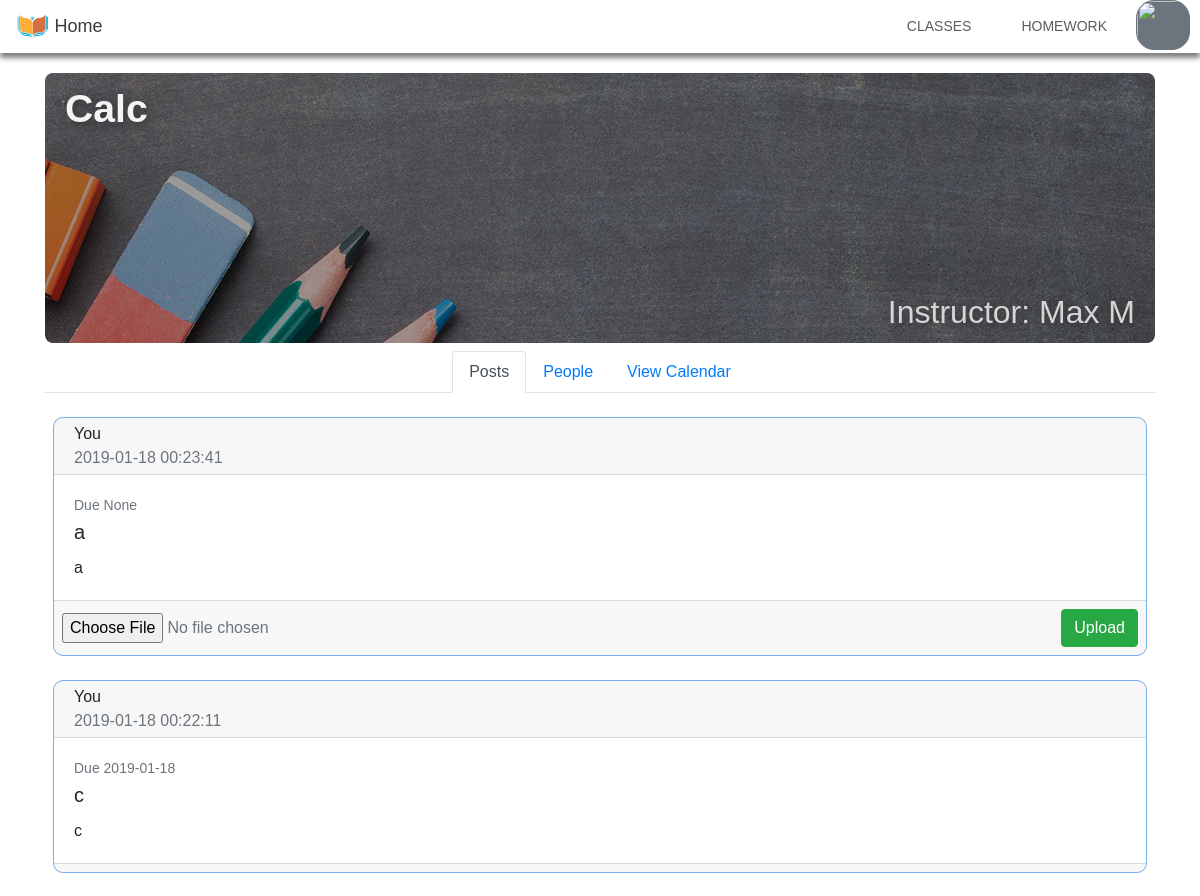
Before: /class/2 (signed in, upper part) with the older database file.
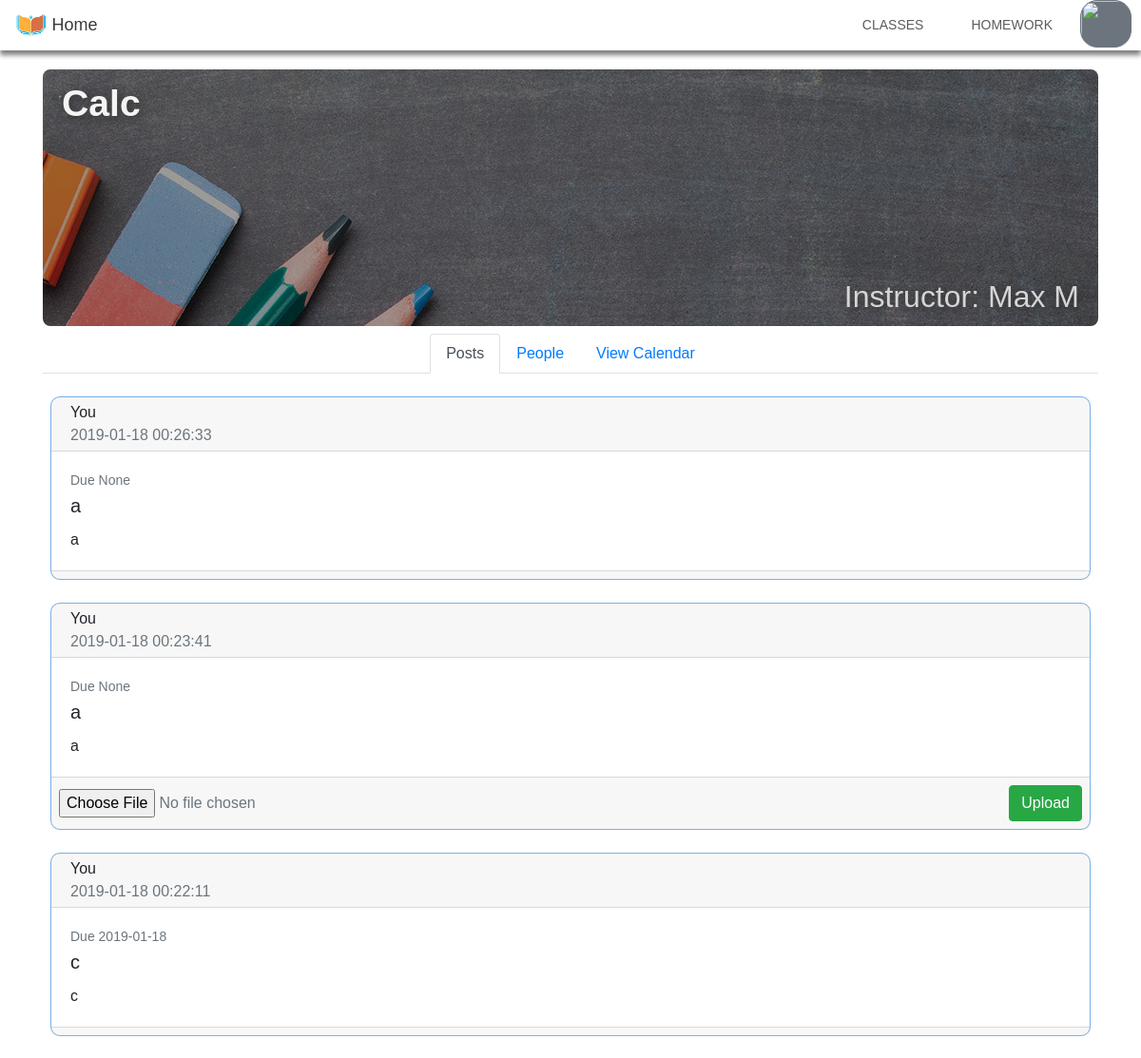
After: the same page with the newer database file.
### tables this page shows
CREATE TABLE posts(postID INTEGER PRIMARY KEY, classID INTEGER, submission DATETIME, duedate DATETIME, postBody TEXT, submittable INTEGER, event TEXT, postTitle TEXT);

### app.py (the view)
@app.route('/class/<classid>')
def classpage(classid):
	if 'userid' not in flask.session:
		return flask.redirect('/')
	if db.isTeacher(flask.session['userid'], classid):
		emails = db.getUnAdded(classid)
		if emails != None:
			for i in emails:
				print(i[0])
				rule = {
				'scope': {
					'type': 'user',
					'value': i[0],
				},
				'role': 'reader'
				}
				calID = db.getCalendarID(classid)
				credentials = google.oauth2.credentials.Credentials(
				**flask.session['credentials'])
				service = googleapiclient.discovery.build(
				API_SERVICE_NAME, API_VERSION, credentials=credentials)
				created_rule = service.acl().insert(calendarId=calID, body=rule).execute()
	else:
		print("not a teacher")
	calID = db.getCalendarID(classid)
	classInfo = db.getClassInfo(classid)
	classRoster = db.getRoster(classid)
	isTeacher = (db.getTeacher(classid) == flask.session["userid"])
	posts = db.getPosts(classid)
	return flask.render_template("class.html", className = classInfo[0],
		teacherName = db.getUserName(classInfo[1]), inviteCode = classInfo[2],
		weights = classInfo[3], classRoster = classRoster, getName = db.getUserName,
		isTeacher = isTeacher, classID = classid, posts = posts[::-1],
		getPostFiles = db.getPostFiles, desc = classInfo[4], calendarID = calID)

### util/dbtools.py (called while the page is built)
def getClassInfo(classID):
    db,c = getDBCursor()
    output = [None, None, None, None, None]
    for i in c.execute("SELECT className, userID, invite, desc FROM classes WHERE classID = ?", (classID,)):
        for j in range(3):
            output[j] = i[j]
        output[4] = i[3]
        weightList = []
        for j in c.execute("SELECT weightName, weightValue FROM weights WHERE classID = ?", (classID,)):
            weightInfo = [None, None] #[weightName, weightValue]
            for k in range(2):
                weightInfo[k] = j[k]
            weightList.append(weightInfo)
        output[3] = weightList
    closeDB(db)
    return output #Will be a list of None if no class of the classID inputted is found

def getTeacher(classID):
    db,c = getDBCursor()
    output = None
    for i in c.execute("SELECT userID FROM classes WHERE classID = ?", (classID,)):
        output = i[0]
    closeDB(db)
    return output

def getUserName(userID):
    db,c = getDBCursor()
    name = None
    for i in c.execute("SELECT name FROM users WHERE userID = ?", (userID,)):
        name = i[0]
    closeDB(db)
    return name

def closeDB(db):
    db.commit()
    db.close()

### templates/class.html (shortened to what the changed rows need)
{% extends "base.html"%}
{%block content%}
<div class="container">
			{% set msgs = get_flashed_messages() %}
	<div class="d-flex flex-wrap class-head mt-4 justify-content-between mt-5">
		<div class="p-1 mr-auto">
			<h2 id="navHeader3" class="ml-3 mt-2"><b>{{ className }}</b></h2>
		</div>
	</div>
	<div class="tab-content" id="myTabContent">
		<div class="tab-pane fade show active" id="posts" role="tabpanel" aria-labelledby="post-tab">
			{% if isTeacher %}
			{% if posts|length == 0 %}
			<div class="row mt-4">
				<div class="col mt-3 mr-4 ml-4">
					<p style="color: red;">You have no posts, go make one!</p>
				</div>
			</div>
			{% endif %}
			{% for i in posts %}
			<div class="row mt-4 mr-2 ml-2">
				<div class="col pl-0 pr-0">
					<div class="card cardOut">
						<div class="card-header pt-1 pb-1 pl-2 pr-2">
							<div class="d-flex flex-wrap-reverse">
								<div class="p-1 mr-1 order-1">
									<img id="dropMenu2" src="https://api.adorable.io/avatars/48/{{ session['email'] }}" alt="">
								</div>
								<div class="d-flex flex-column justify-content-between order-2">
									<div class="fam mt-auto">You</div>
									<div class="text-secondary mb-auto">{{ i[2] }}</div>
								</div>
							</div>
						</div>
						<div class="card-body">
							<p class="card-title text-secondary mb-1" style="font-size: 14px;">Due {{ i[3] }}</p>
							<h5 class="card-title">{{i[7]}}</h5>
							<p class="card-text">{{ i[4] | safe }}</p>
						</div>
						<div class="card-footer text-muted p-1">
							<div class="d-flex flex-wrap justify-content-between align-content-top">
								{% if i[5] == 1 and not isTeacher %}
								<div class="p-1">
									<form action="/submitFile" method="POST" enctype="multipart/form-data" class="form-group m-0">
										<input type="hidden" name="postID" value="{{i[0]}}">
										<input type="file" name="file">
										{% elif i[5] == 1 %}
										<div class="p-1">
											<div class="dropdown">
												<button onclick="show({{ i[0] }})" class="btn btn-primary dropdown-toggle" type="submit" id="dropdownMenuButton" data-toggle="dropdown" aria-haspopup="true" aria-expanded="false" value="Upload">
													View Submissions
												</button>
												<div class="dropdown-menu" aria-labelledby="dropdownMenuButton">
													{% set uploads = getPostFiles(i[0]) %}
													{% if uploads|length == 0 %}
													<a class="dropdown-item disabled">No submissions yet</a>
													{% else %}
													{% for i in uploads %}
													<a class="dropdown-item" href="/viewFile/{{ i[0] }}" target="_blank"><b>{{ getName(i[1]) }}</b>: {{ i[2] }}</a>
													{% endfor %}
													{% endif %}
												</div>
											</div>
										</div>
										{% endif %}
										{% if isTeacher %}
										{% set url = "/deletepost/" + i[0]|string %}
										<div class="p-1">
											<a href="{{ url }}">
												<button class="btn btn-danger">Delete Post</button>
											</a>
										</div>
										{% else %}
									</form>
								</div>
								{% endif %}
							</div>
						</div>
					</div>
				</div>
			</div>
			{% endfor %}
			<br>
			{% else %}
			{% for i in posts %}
			<div class="row mt-4 mr-2 ml-2">
				<div class="col pl-0 pr-0">
					<div class="card cardOut">
						<div class="card-header pt-1 pb-1 pl-2 pr-2">
							<div class="d-flex flex-wrap-reverse">
								<div class="p-1 mr-1 order-1">
								</div>
								<div class="d-flex flex-column justify-content-between order-2">
									<div class="fam mt-auto">You</div>
									<div class="text-secondary mb-auto">{{ i[2] }}</div>
								</div>
							</div>
						</div>
						<div class="card-body">
							<p class="card-title text-secondary mb-1" style="font-size: 14px;">Due {{ i[3] }}</p>
							<h5 class="card-title">{{i[7]}}</h5>
							<p class="card-text">{{ i[4] | safe }}</p>
						</div>
						<div class="card-footer text-muted p-1">
							<div class="d-flex justify-content-between flex-wrap">
								{% if i[5] == 1 and not isTeacher %}
								<div class="p-1 mt-auto mb-auto">
									<form action="/submitFile" method="POST" enctype="multipart/form-data" class="form-group m-0">
										<input type="file" name="file">
									</div>
									<div class="p-1">
										<button class="btn btn-success" type="submit" value="Upload">Upload</button>
									</div>
									{% elif i[5] == 1 %}
									<div class="p-1">
										<button onclick="show({{ i[0] }})"class="btn btn-primary" type="submit" value="Upload">View Submissions</button>
									</div>
									{% endif %}
							</div>
						</div>
					</div>
				</div>
			</div>
			{% endfor %}
			{% endif %}
		</div>
					{% set url = "/gradebook/" + classID|string %}
	</div>
</div>
{% endblock %}

Changed rows visible on the page:
added posts: submission "2019-01-18 00:26:33", i "None", postTitle "a", postBody "a"
